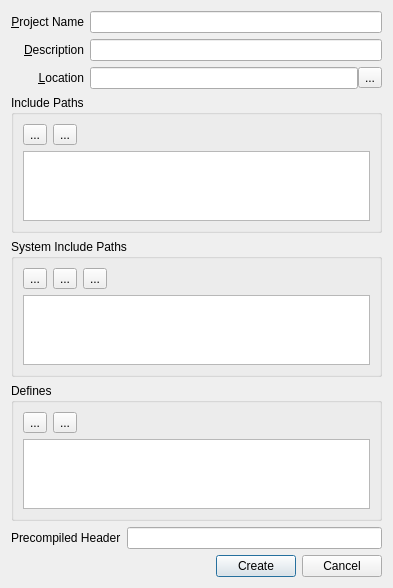
<?xml version="1.0" encoding="UTF-8"?>
<ui version="4.0">
 <class>NewProjectDialog</class>
 <widget class="QDialog" name="NewProjectDialog">
  <property name="geometry">
   <rect>
    <x>0</x>
    <y>0</y>
    <width>393</width>
    <height>579</height>
   </rect>
  </property>
  <property name="windowTitle">
   <string>Create New Project</string>
  </property>
  <layout class="QVBoxLayout" name="verticalLayout_4">
   <item>
    <layout class="QGridLayout" name="gridLayout">
     <item row="0" column="0">
      <widget class="QLabel" name="label">
       <property name="text">
        <string>&amp;Project Name</string>
       </property>
       <property name="alignment">
        <set>Qt::AlignRight|Qt::AlignTrailing|Qt::AlignVCenter</set>
       </property>
       <property name="buddy">
        <cstring>projectNameLineEdit</cstring>
       </property>
      </widget>
     </item>
     <item row="0" column="1">
      <widget class="QLineEdit" name="projectNameLineEdit"/>
     </item>
     <item row="1" column="0">
      <widget class="QLabel" name="label_2">
       <property name="text">
        <string>&amp;Description</string>
       </property>
       <property name="alignment">
        <set>Qt::AlignRight|Qt::AlignTrailing|Qt::AlignVCenter</set>
       </property>
       <property name="buddy">
        <cstring>projectDescriptionLineEdit</cstring>
       </property>
      </widget>
     </item>
     <item row="1" column="1">
      <widget class="QLineEdit" name="projectDescriptionLineEdit"/>
     </item>
     <item row="2" column="0">
      <widget class="QLabel" name="label_3">
       <property name="text">
        <string>&amp;Location</string>
       </property>
       <property name="alignment">
        <set>Qt::AlignRight|Qt::AlignTrailing|Qt::AlignVCenter</set>
       </property>
       <property name="buddy">
        <cstring>locationLineEdit</cstring>
       </property>
      </widget>
     </item>
     <item row="2" column="1">
      <layout class="QHBoxLayout" name="horizontalLayout">
       <property name="spacing">
        <number>0</number>
       </property>
       <item>
        <widget class="QLineEdit" name="locationLineEdit"/>
       </item>
       <item>
        <widget class="QToolButton" name="locationToolButton">
         <property name="text">
          <string>...</string>
         </property>
        </widget>
       </item>
      </layout>
     </item>
    </layout>
   </item>
   <item>
    <widget class="QGroupBox" name="groupBox">
     <property name="title">
      <string>Include Paths</string>
     </property>
     <layout class="QVBoxLayout" name="verticalLayout">
      <item>
       <layout class="QHBoxLayout" name="horizontalLayout_3">
        <item>
         <widget class="QToolButton" name="addIncludePathToolButton">
          <property name="toolTip">
           <string>Add Include Path</string>
          </property>
          <property name="text">
           <string>...</string>
          </property>
          <property name="icon">
           <iconset resource="asproject.qrc">
            <normaloff>:/images/inc_add.png</normaloff>:/images/inc_add.png</iconset>
          </property>
         </widget>
        </item>
        <item>
         <widget class="QToolButton" name="delIncludePathToolButton">
          <property name="toolTip">
           <string>Remove Include Path</string>
          </property>
          <property name="text">
           <string>...</string>
          </property>
          <property name="icon">
           <iconset resource="asproject.qrc">
            <normaloff>:/images/inc_del.png</normaloff>:/images/inc_del.png</iconset>
          </property>
         </widget>
        </item>
        <item>
         <spacer name="horizontalSpacer_2">
          <property name="orientation">
           <enum>Qt::Horizontal</enum>
          </property>
          <property name="sizeHint" stdset="0">
           <size>
            <width>40</width>
            <height>20</height>
           </size>
          </property>
         </spacer>
        </item>
       </layout>
      </item>
      <item>
       <widget class="QListWidget" name="includePathsListWidget"/>
      </item>
     </layout>
    </widget>
   </item>
   <item>
    <widget class="QGroupBox" name="groupBox_2">
     <property name="title">
      <string>System Include Paths</string>
     </property>
     <layout class="QVBoxLayout" name="verticalLayout_2">
      <item>
       <layout class="QHBoxLayout" name="horizontalLayout_4">
        <item>
         <widget class="QToolButton" name="addSystemIncludePathToolButton">
          <property name="toolTip">
           <string>Add System Include Path</string>
          </property>
          <property name="text">
           <string>...</string>
          </property>
          <property name="icon">
           <iconset resource="asproject.qrc">
            <normaloff>:/images/inc_add.png</normaloff>:/images/inc_add.png</iconset>
          </property>
         </widget>
        </item>
        <item>
         <widget class="QToolButton" name="delSystemIncludePathToolButton">
          <property name="toolTip">
           <string>Remove System Include Path</string>
          </property>
          <property name="text">
           <string>...</string>
          </property>
          <property name="icon">
           <iconset resource="asproject.qrc">
            <normaloff>:/images/inc_del.png</normaloff>:/images/inc_del.png</iconset>
          </property>
         </widget>
        </item>
        <item>
         <widget class="QToolButton" name="importIncludePathToolButton">
          <property name="toolTip">
           <string>Import System Include Path From Other Project</string>
          </property>
          <property name="text">
           <string>...</string>
          </property>
          <property name="icon">
           <iconset resource="asproject.qrc">
            <normaloff>:/images/env_import.png</normaloff>:/images/env_import.png</iconset>
          </property>
         </widget>
        </item>
        <item>
         <spacer name="horizontalSpacer_3">
          <property name="orientation">
           <enum>Qt::Horizontal</enum>
          </property>
          <property name="sizeHint" stdset="0">
           <size>
            <width>40</width>
            <height>20</height>
           </size>
          </property>
         </spacer>
        </item>
       </layout>
      </item>
      <item>
       <widget class="QListWidget" name="systemIncludePathsListWidget"/>
      </item>
     </layout>
    </widget>
   </item>
   <item>
    <widget class="QGroupBox" name="groupBox_3">
     <property name="title">
      <string>Defines</string>
     </property>
     <layout class="QVBoxLayout" name="verticalLayout_3">
      <item>
       <layout class="QHBoxLayout" name="horizontalLayout_5">
        <item>
         <widget class="QToolButton" name="addDefineToolButton">
          <property name="toolTip">
           <string>Add Project Define</string>
          </property>
          <property name="text">
           <string>...</string>
          </property>
          <property name="icon">
           <iconset resource="asproject.qrc">
            <normaloff>:/images/inc_add.png</normaloff>:/images/inc_add.png</iconset>
          </property>
         </widget>
        </item>
        <item>
         <widget class="QToolButton" name="delDefineToolButton">
          <property name="toolTip">
           <string>Remove Project Define</string>
          </property>
          <property name="text">
           <string>...</string>
          </property>
          <property name="icon">
           <iconset resource="asproject.qrc">
            <normaloff>:/images/inc_del.png</normaloff>:/images/inc_del.png</iconset>
          </property>
         </widget>
        </item>
        <item>
         <spacer name="horizontalSpacer_4">
          <property name="orientation">
           <enum>Qt::Horizontal</enum>
          </property>
          <property name="sizeHint" stdset="0">
           <size>
            <width>40</width>
            <height>20</height>
           </size>
          </property>
         </spacer>
        </item>
       </layout>
      </item>
      <item>
       <widget class="QListWidget" name="definesListWidget"/>
      </item>
     </layout>
    </widget>
   </item>
   <item>
    <layout class="QHBoxLayout" name="horizontalLayout_6">
     <item>
      <widget class="QLabel" name="label_4">
       <property name="text">
        <string>Precompiled Header</string>
       </property>
       <property name="buddy">
        <cstring>precompiledHeaderLineEdit</cstring>
       </property>
      </widget>
     </item>
     <item>
      <widget class="QLineEdit" name="precompiledHeaderLineEdit"/>
     </item>
    </layout>
   </item>
   <item>
    <layout class="QHBoxLayout" name="horizontalLayout_2">
     <item>
      <spacer name="horizontalSpacer">
       <property name="orientation">
        <enum>Qt::Horizontal</enum>
       </property>
       <property name="sizeHint" stdset="0">
        <size>
         <width>40</width>
         <height>20</height>
        </size>
       </property>
      </spacer>
     </item>
     <item>
      <widget class="QPushButton" name="okPushButton">
       <property name="text">
        <string>Create</string>
       </property>
       <property name="default">
        <bool>true</bool>
       </property>
      </widget>
     </item>
     <item>
      <widget class="QPushButton" name="cancelPushButton">
       <property name="text">
        <string>Cancel</string>
       </property>
      </widget>
     </item>
    </layout>
   </item>
  </layout>
 </widget>
 <resources>
  <include location="asproject.qrc"/>
 </resources>
 <connections>
  <connection>
   <sender>cancelPushButton</sender>
   <signal>clicked()</signal>
   <receiver>NewProjectDialog</receiver>
   <slot>reject()</slot>
   <hints>
    <hint type="sourcelabel">
     <x>382</x>
     <y>513</y>
    </hint>
    <hint type="destinationlabel">
     <x>392</x>
     <y>85</y>
    </hint>
   </hints>
  </connection>
  <connection>
   <sender>okPushButton</sender>
   <signal>clicked()</signal>
   <receiver>NewProjectDialog</receiver>
   <slot>tryAccept()</slot>
   <hints>
    <hint type="sourcelabel">
     <x>301</x>
     <y>513</y>
    </hint>
    <hint type="destinationlabel">
     <x>133</x>
     <y>104</y>
    </hint>
   </hints>
  </connection>
  <connection>
   <sender>locationToolButton</sender>
   <signal>clicked()</signal>
   <receiver>NewProjectDialog</receiver>
   <slot>choiseLocation()</slot>
   <hints>
    <hint type="sourcelabel">
     <x>381</x>
     <y>81</y>
    </hint>
    <hint type="destinationlabel">
     <x>19</x>
     <y>92</y>
    </hint>
   </hints>
  </connection>
  <connection>
   <sender>addIncludePathToolButton</sender>
   <signal>clicked()</signal>
   <receiver>NewProjectDialog</receiver>
   <slot>addIncludePath()</slot>
   <hints>
    <hint type="sourcelabel">
     <x>42</x>
     <y>136</y>
    </hint>
    <hint type="destinationlabel">
     <x>4</x>
     <y>204</y>
    </hint>
   </hints>
  </connection>
  <connection>
   <sender>delIncludePathToolButton</sender>
   <signal>clicked()</signal>
   <receiver>NewProjectDialog</receiver>
   <slot>delIncludePath()</slot>
   <hints>
    <hint type="sourcelabel">
     <x>71</x>
     <y>136</y>
    </hint>
    <hint type="destinationlabel">
     <x>3</x>
     <y>249</y>
    </hint>
   </hints>
  </connection>
  <connection>
   <sender>addSystemIncludePathToolButton</sender>
   <signal>clicked()</signal>
   <receiver>NewProjectDialog</receiver>
   <slot>addSystemIncludePath()</slot>
   <hints>
    <hint type="sourcelabel">
     <x>42</x>
     <y>269</y>
    </hint>
    <hint type="destinationlabel">
     <x>4</x>
     <y>338</y>
    </hint>
   </hints>
  </connection>
  <connection>
   <sender>delSystemIncludePathToolButton</sender>
   <signal>clicked()</signal>
   <receiver>NewProjectDialog</receiver>
   <slot>delSystemIncludePath()</slot>
   <hints>
    <hint type="sourcelabel">
     <x>71</x>
     <y>269</y>
    </hint>
    <hint type="destinationlabel">
     <x>4</x>
     <y>384</y>
    </hint>
   </hints>
  </connection>
  <connection>
   <sender>addDefineToolButton</sender>
   <signal>clicked()</signal>
   <receiver>NewProjectDialog</receiver>
   <slot>addDefine()</slot>
   <hints>
    <hint type="sourcelabel">
     <x>32</x>
     <y>395</y>
    </hint>
    <hint type="destinationlabel">
     <x>7</x>
     <y>428</y>
    </hint>
   </hints>
  </connection>
  <connection>
   <sender>delDefineToolButton</sender>
   <signal>clicked()</signal>
   <receiver>NewProjectDialog</receiver>
   <slot>delDefine()</slot>
   <hints>
    <hint type="sourcelabel">
     <x>63</x>
     <y>393</y>
    </hint>
    <hint type="destinationlabel">
     <x>9</x>
     <y>493</y>
    </hint>
   </hints>
  </connection>
 </connections>
 <slots>
  <slot>tryAccept()</slot>
  <slot>choiseLocation()</slot>
  <slot>addIncludePath()</slot>
  <slot>delIncludePath()</slot>
  <slot>addSystemIncludePath()</slot>
  <slot>delSystemIncludePath()</slot>
  <slot>addDefine()</slot>
  <slot>delDefine()</slot>
 </slots>
</ui>
